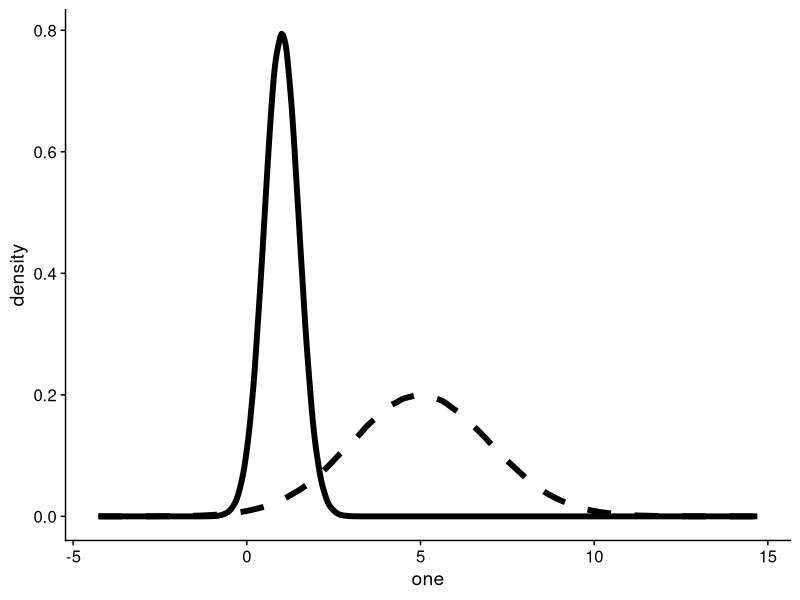
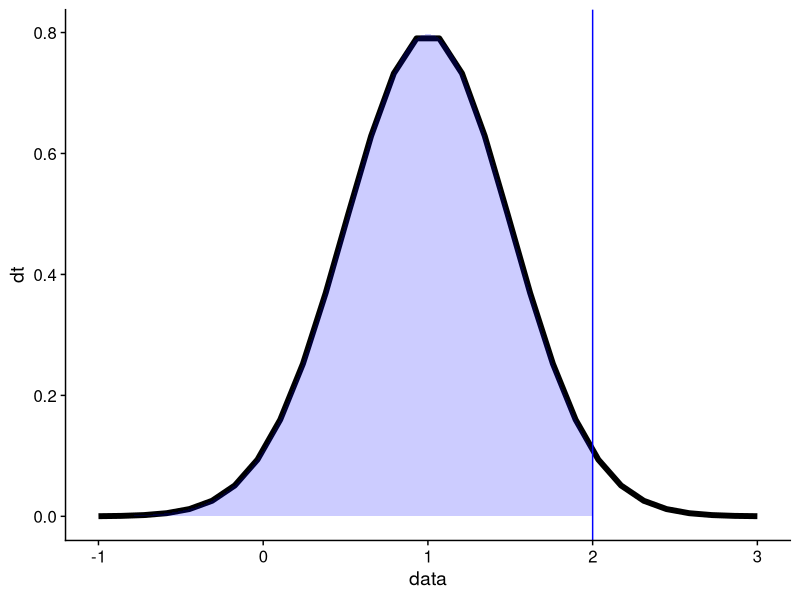
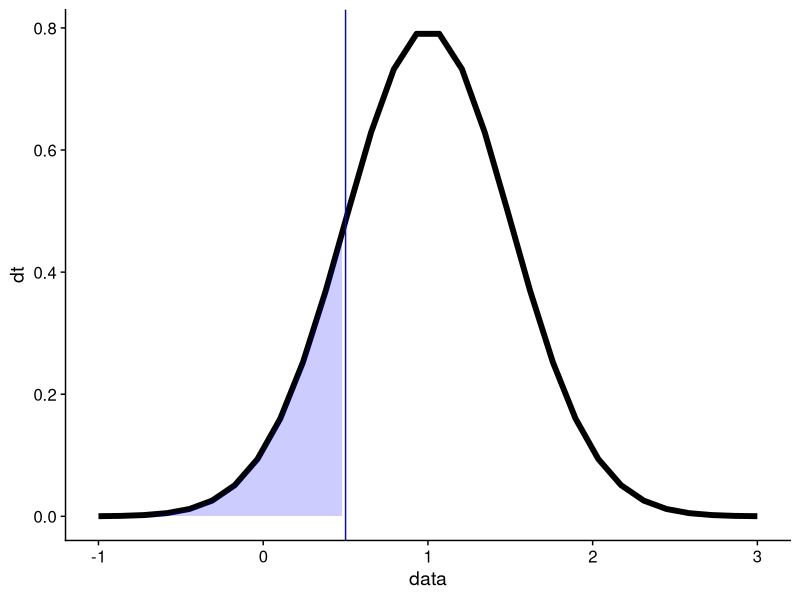
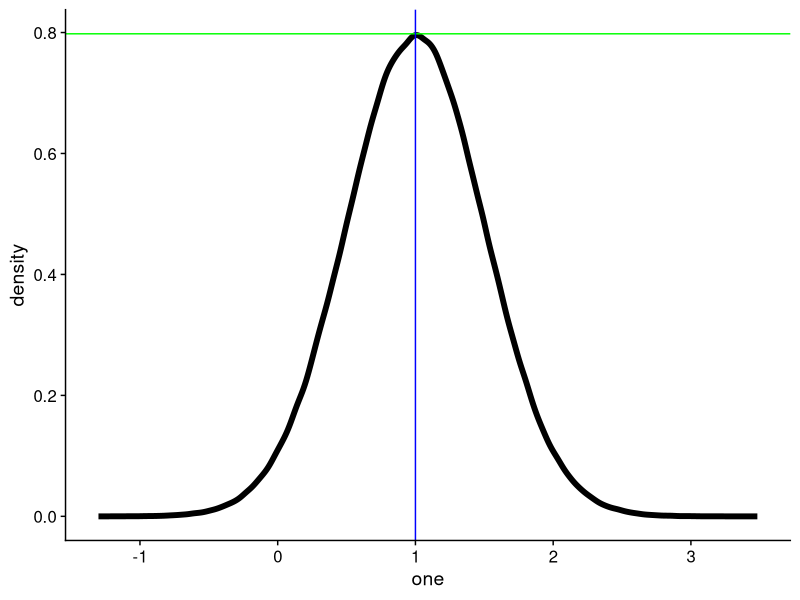
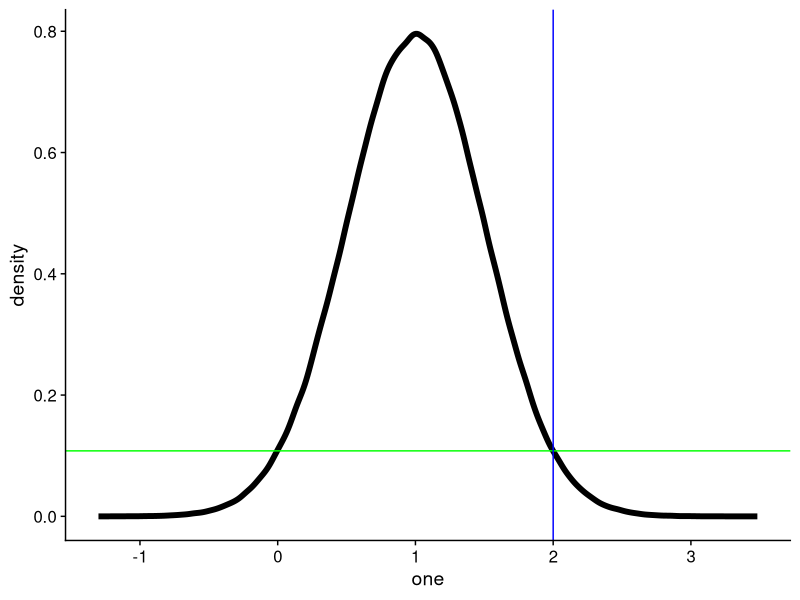
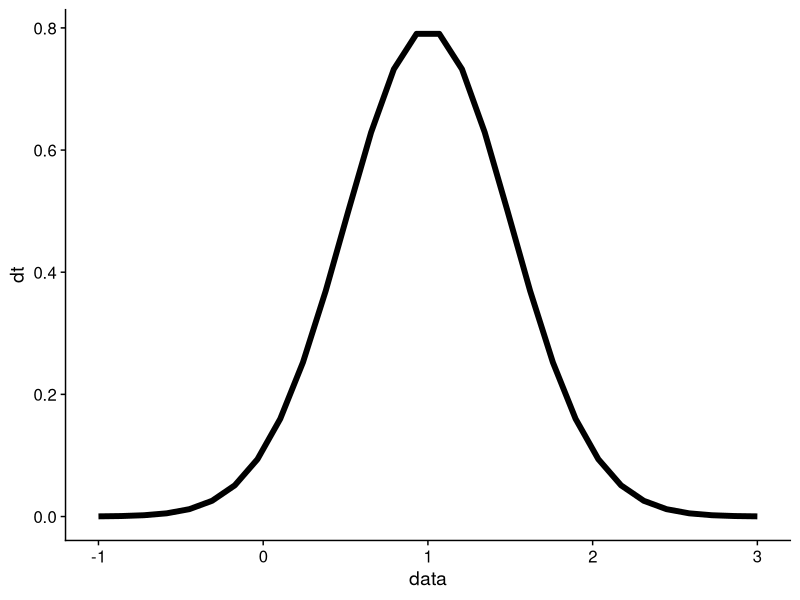
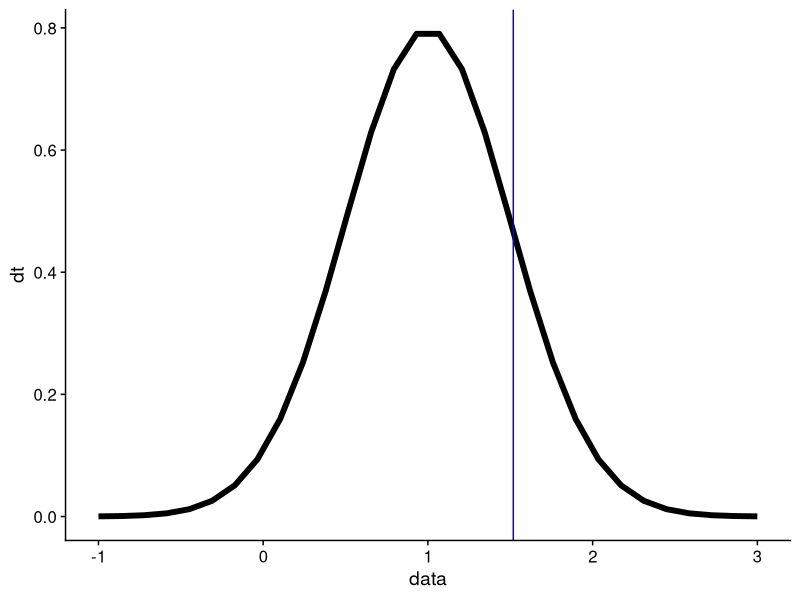
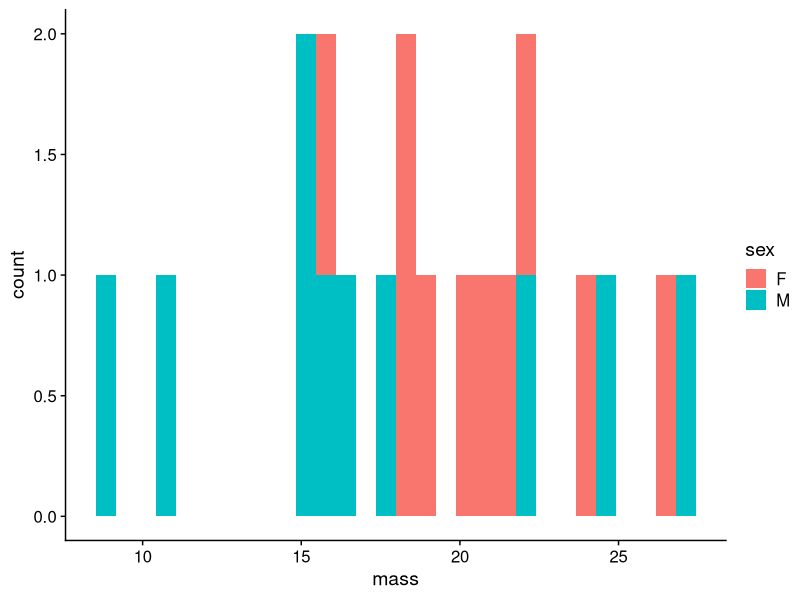

Here is the R script that generated these plots, in order:
## ---- chunk 1
knitr::opts_chunk$set(echo = FALSE)

library(tidyverse)
library(cowplot)
theme_set(theme_cowplot())

## ---- chunk 2
rnorm(10, mean = 1, sd = 0.5)

## ---- chunk 3
rnorm(10, mean = 1, sd = 0.5)
rnorm(10, mean = 1, sd = 0.5)

## ---- chunk 4
set.seed(10)
rnorm(10, mean = 1, sd = 0.5)
set.seed(10)
rnorm(10, mean = 1, sd = 0.5)

## ---- chunk 5
one <- rnorm(1000000, mean = 1, sd = 0.5)
dat <- tibble(one)

ten <- rnorm(1000000, mean = 5, sd = 2)
dat2 <- tibble(ten)
## ---- chunk 6
ggplot(dat)+
  geom_density(aes(x = one), lwd = 2, lty = 1)+
  geom_density(aes(x = ten), lwd = 2, lty = 2)

## ---- chunk 7

pnorm(2, mean = 1, sd = 0.5)
## ---- chunk 8
data <- seq(-1, 3, length = 30)
data_t <- tibble(data)
data_t$dt <- dnorm(data, mean = 1, sd = 0.5)


dnorm_limit <- function(x) {
    y <- dnorm(x, mean = 1, sd = 0.5)
    y[x < -1  |  x > 2] <- NA
    return(y)
}


ggplot(data_t)+
  geom_line(aes(x = data, y = dt), lwd = 2, lty = 1)+
  stat_function(fun = dnorm_limit, geom = "area", fill = "blue", alpha = 0.2)+
  geom_vline(xintercept = 2,  color = "blue")






## ---- chunk 9

pnorm(0.5, mean = 1, sd = 0.5)

## ---- chunk 10

dnorm_limit <- function(x) {
    y <- dnorm(x, mean = 1, sd = 0.5)
    y[x < -1  |  x > 0.5] <- NA
    return(y)
}


ggplot(data_t)+
  geom_line(aes(x = data, y = dt), lwd = 2, lty = 1)+
  stat_function(fun = dnorm_limit, geom = "area", fill = "blue", alpha = 0.2)+
  geom_vline(xintercept = 0.5,  color = "blue")

## ---- chunk 11

dnorm(1, mean = 1, sd = 0.5)

## ---- chunk 12

ggplot(dat)+
  geom_density(aes(x = one), lwd = 2, lty = 1)+
  geom_hline(yintercept = dnorm(1, mean = 1, sd = 0.5),  color = "green")+
  geom_vline(xintercept = 1,  color = "blue")
## ---- chunk 13

dnorm(2, mean = 1, sd = 0.5)

## ---- chunk 14

ggplot(dat)+
  geom_density(aes(x = one), lwd = 2, lty = 1)+
  geom_hline(yintercept = dnorm(2, mean = 1, sd = 0.5),  color = "green")+
  geom_vline(xintercept = 2,  color = "blue")
## ---- chunk 15

data <- seq(-1, 3, length = 30)
data_t <- tibble(data)
data_t$dt <- dnorm(data, mean = 1, sd = 0.5)
ggplot(data_t)+
  geom_line(aes(x = data, y = dt), lwd = 2, lty = 1)

## ---- chunk 16

qnorm(0.85, mean = 1, sd = 0.5)

## ---- chunk 17


ggplot(data_t)+
  geom_line(aes(x = data, y = dt), lwd = 2, lty = 1)+
  geom_vline(xintercept = qnorm(0.85, mean = 1, sd = 0.5),  color = "blue")

## ---- chunk 18
rpois(10, lambda = 1)

rbinom(10, size=12, prob=0.2)

rgamma(10, shape = 2, rate = 0.5)
## ---- chunk 19
dat <- tibble(ID = seq(1,20, 1), 
              mass = c(16.04601, 21.42249 ,19.06931, 20.54750 ,18.11079, 23.83877, 22.08287, 26.51201, 20.11507, 18.43206, 10.74246, 17.87718, 22.34310,  8.81798, 15.79852, 15.32697, 15.17099, 24.32051, 16.5276, 27.11078),
              sex = c(rep("F", 10), rep("M", 10))
                      )
## ---- chunk 20
head(dat)

dat %>%
  group_by(sex) %>%
  summarize(mean_mass = mean(mass),
            sd_mass = sd(mass))



## ---- chunk 21

ggplot(dat)+
  geom_histogram(aes(x = mass, fill = sex))

## ---- chunk 22
set.seed(100)
dat_females <- rnorm(1000, mean = 20.61769, sd = 3.028194)
set.seed(24)
dat_males <- rnorm(1000, mean = 17.40361, sd = 5.748625)

dat_all <- tibble(c(dat_females, dat_males))
dat_all$sex <- c(rep("F", 1000), rep("M", 1000))
names(dat_all)[1] <- 'mass'

## ---- chunk 23
ggplot(dat_all)+
   geom_density(aes(x = mass, color = sex), lwd = 2)


## ---- chunk 24
set.seed(20)

#simulate predictor (x) variables
x <- rnorm(100)

#simulate the error
e <- rnorm(100, 0, 2)

# calculate the response variables (y) from the model
y <- 0.5 + 2*x + e

summary(y)
## ---- chunk 25
dat <- as.tibble(cbind(x,y))
names(dat)[1] <- 'x'
names(dat)[2] <- 'y'


ggplot(dat)+
  geom_point(aes(x,y), size = 2)

## ---- chunk 26
set.seed(20)

#simulate predictor (x) variables
x <- rbinom(100, 1, 0.5)
str(x)

#simulate the error
e <- rnorm(100, 0, 2)

# calculate the response variables (y) from the model
y <- 0.5 + 2*x + e

## ---- chunk 27
dat <- as.tibble(cbind(x,y))
names(dat)[1] <- 'x'
names(dat)[2] <- 'y'


ggplot(dat)+
  geom_point(aes(x=x,y=y), size = 2)

## ---- chunk 28
set.seed(20)

#simulate the predictor variable as before
x <- rnorm(100)

#calculate the log mean of the model
log.mu <- 0.5 + 0.2*x

# calculate the response variables (y) from the possion distn.
y <- rpois(100, exp(log.mu))

## ---- chunk 29
dat <- as.tibble(cbind(x,y))
names(dat)[1] <- 'x'
names(dat)[2] <- 'y'


ggplot(dat)+
  geom_point(aes(x=x,y=y), size = 2)

